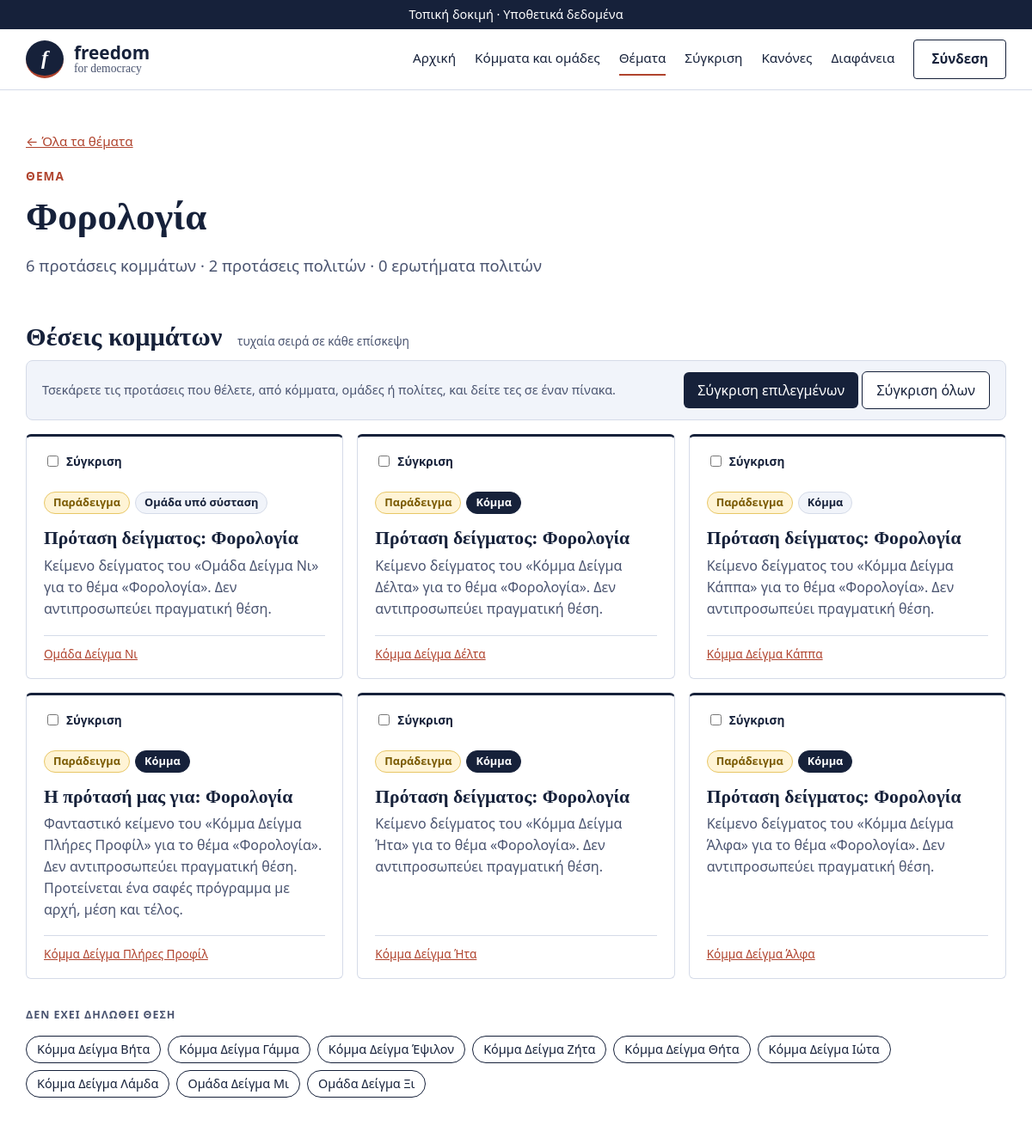
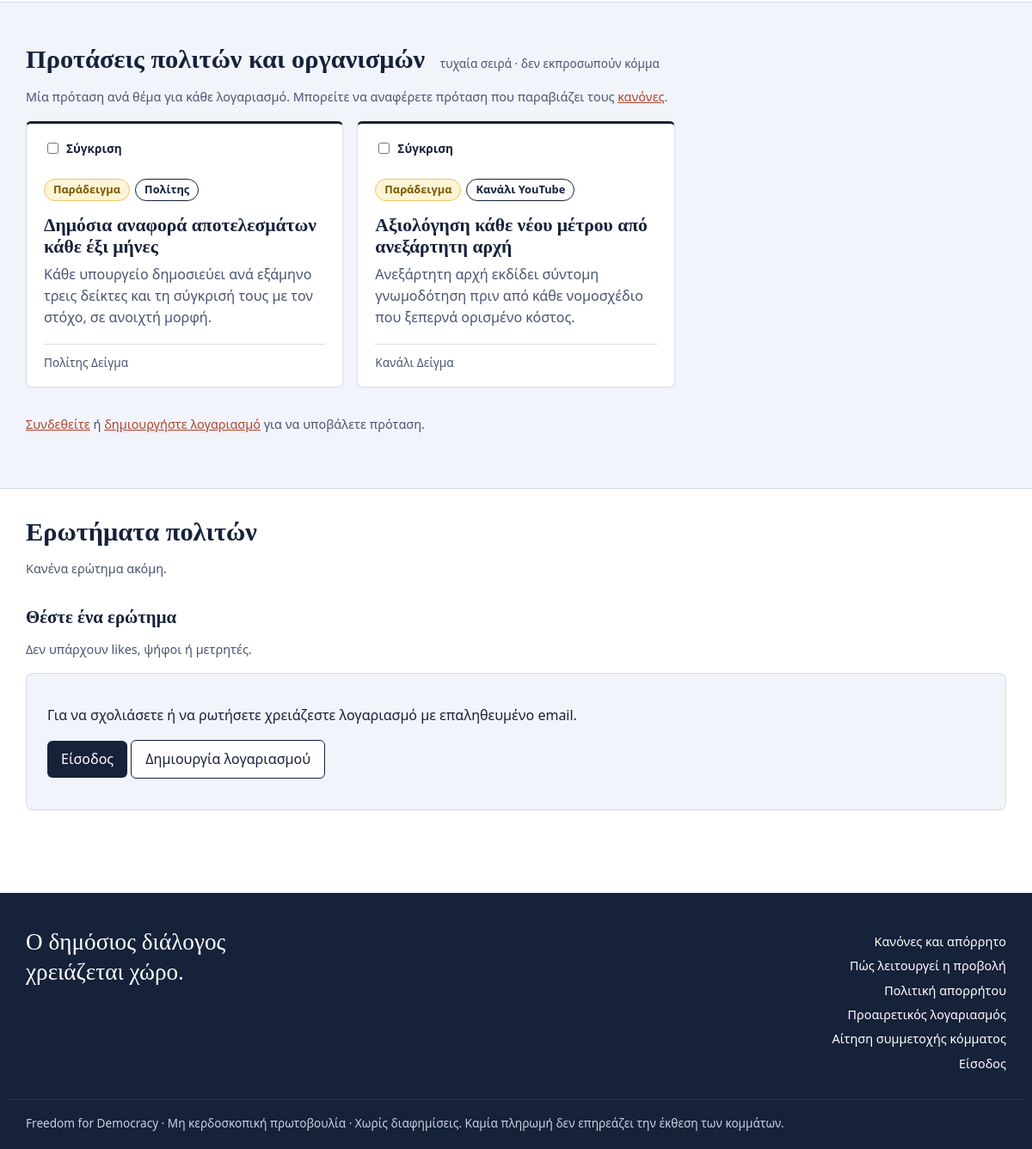
Screenshot of /thema/t1/ with the database file from the repository (2 pictures, top to bottom).
### core/models.py (models this page shows, shortened)
class Topic(models.Model):
    name = models.CharField("Θέμα", max_length=80, unique=True)
    slug = models.CharField(max_length=80, unique=True)
    order = models.PositiveSmallIntegerField(default=0)
    class Meta:
        ordering = ["order", "name"]
        verbose_name = "Θέμα"
        verbose_name_plural = "Θέματα"

class Proposal(models.Model):
    party = models.ForeignKey(Party, on_delete=models.CASCADE, related_name="proposals")
    topic = models.ForeignKey(Topic, on_delete=models.PROTECT, related_name="proposals")
    title = models.CharField("Τίτλος (η δράση σε μία πρόταση)", max_length=200)
    problem = models.TextField("Πρόβλημα (με πηγή ή δεδομένο)", validators=[MaxWords(150)])
    action = models.TextField("Πρόταση (τι αλλάζει και ποιος το υλοποιεί)", validators=[MaxWords(150)])
    legal = models.TextField("Νομικό πλαίσιο", validators=[MaxWords(150)])
    cost = models.TextField("Κόστος και χρηματοδότηση", validators=[MaxWords(150)])
    tradeoffs = models.TextField("Αντισταθμίσματα (ποιος χάνει ή τι θυσιάζεται)", validators=[MaxWords(150)])
    timeline = models.TextField("Χρονοδιάγραμμα", validators=[MaxWords(150)])
    metric = models.TextField("Μέτρο επιτυχίας", validators=[MaxWords(150)])
    source = models.URLField("Πηγή τεκμηρίωσης (σύνδεσμος)", blank=True)
    stance = models.ForeignKey("PrefOption", null=True, blank=True, on_delete=models.SET_NULL, related_name="proposals",
                               verbose_name="Θέση στο ερώτημα του ερωτηματολογίου (προαιρετικά)")
    is_published = models.BooleanField("Δημοσιευμένη", default=True)
    created_at = models.DateTimeField(auto_now_add=True)
    updated_at = models.DateTimeField(auto_now=True)
    class Meta:
        ordering = ["topic__order", "title"]
        verbose_name = "Δομημένη πρόταση"
        verbose_name_plural = "Δομημένες προτάσεις"
    FIELDS = [
        ("problem", "Πρόβλημα"),
        ("action", "Πρόταση"),
        ("legal", "Νομικό πλαίσιο"),
        ("cost", "Κόστος και χρηματοδότηση"),
        ("tradeoffs", "Αντισταθμίσματα"),
        ("timeline", "Χρονοδιάγραμμα"),
        ("metric", "Μέτρο επιτυχίας"),
    ]

class Party(models.Model):
    KIND_PARTY = "party"
    KIND_GROUP = "group"
    KINDS = [(KIND_PARTY, "Κόμμα"), (KIND_GROUP, "Ομάδα υπό σύσταση")]
    TIER_PROGRESS = "in_progress"
    TIER_FULL = "full"
    TIERS = [(TIER_PROGRESS, "Προφίλ σε εξέλιξη"), (TIER_FULL, "Πλήρες προφίλ")]
    name = models.CharField("Επωνυμία", max_length=120, unique=True)
    slug = models.CharField(max_length=140, unique=True, editable=False)
    slogan = models.CharField("Σύνθημα (έως 120 χαρακτήρες)", max_length=120, blank=True)
    kind = models.CharField("Είδος", max_length=10, choices=KINDS, default=KIND_PARTY)
    tier = models.CharField("Βαθμίδα προφίλ", max_length=12, choices=TIERS, default=TIER_PROGRESS)
    founded_year = models.PositiveSmallIntegerField("Έτος ίδρυσης", null=True, blank=True)
    responsible_persons = models.TextField(
        "Υπεύθυνα πρόσωπα (1-3, ένα όνομα ανά γραμμή)",
        help_text="Επαληθευμένα μέσω υπεύθυνης δήλωσης gov.gr.",
    )
    founders = models.TextField("Ιδρυτές", blank=True)
    founders_prior_service = models.BooleanField(
        "Ιδρυτές με προηγούμενη κοινοβουλευτική θητεία", default=False
    )
    funding = models.TextField("Πηγές χρηματοδότησης (δημόσια δήλωση)", blank=True)
    website = models.URLField("Επίσημη ιστοσελίδα", blank=True)
    is_example = models.BooleanField("Παράδειγμα (φανταστικά στοιχεία)", default=False,
                                     help_text="Εμφανίζεται με ετικέτα «Παράδειγμα» σε όλες τις σελίδες.")
    facebook = models.URLField("Facebook", blank=True)
    instagram = models.URLField("Instagram", blank=True)
    x_url = models.URLField("X (Twitter)", blank=True)
    youtube = models.URLField("YouTube", blank=True)
    tiktok = models.URLField("TikTok", blank=True)
    linkedin = models.URLField("LinkedIn", blank=True)
    image = models.ImageField(
        "Φωτογραφία ομάδας ή λογότυπο", upload_to="party_images/", blank=True,
        help_text="JPG, PNG ή WebP, έως 2 MB. Αφαιρούνται αυτόματα τα μεταδεδομένα της φωτογραφίας (π.χ. τοποθεσία).",
    )
    is_published = models.BooleanField("Δημοσιευμένο", default=False)
    graduated = models.BooleanField(
        "Απόφοιτο (εισήλθε στη Βουλή)",
        default=False,
        help_text="Το προφίλ μένει, αλλά το κόμμα βγαίνει από την ισότιμη εναλλαγή.",
    )
    moderation_note = models.TextField(
        "Αιτιολόγηση απόφασης (δημοσιεύεται στο αρχείο αποφάσεων)", blank=True
    )
    created_at = models.DateTimeField(auto_now_add=True)
    class Meta:
        ordering = ["name"]
        verbose_name = "Κόμμα / ομάδα"
        verbose_name_plural = "Κόμματα και ομάδες"
    SOCIALS = [
        ("facebook", "Facebook", ("facebook.com", "fb.com", "fb.me")),
        ("instagram", "Instagram", ("instagram.com",)),
        ("x_url", "X", ("x.com", "twitter.com")),
        ("youtube", "YouTube", ("youtube.com", "youtu.be")),
        ("tiktok", "TikTok", ("tiktok.com",)),
        ("linkedin", "LinkedIn", ("linkedin.com",)),
    ]

class CitizenProposal(models.Model):
    author = models.ForeignKey(CitizenProfile, on_delete=models.CASCADE, related_name="proposals")
    topic = models.ForeignKey(Topic, on_delete=models.PROTECT, related_name="citizen_proposals")
    title = models.CharField("Τίτλος (η δράση σε μία πρόταση)", max_length=200)
    problem = models.TextField("Πρόβλημα (με πηγή ή δεδομένο)", validators=[MaxWords(150)])
    action = models.TextField("Πρόταση (τι αλλάζει και ποιος το υλοποιεί)", validators=[MaxWords(150)])
    legal = models.TextField("Νομικό πλαίσιο", validators=[MaxWords(150)])
    cost = models.TextField("Κόστος και χρηματοδότηση", validators=[MaxWords(150)])
    tradeoffs = models.TextField("Αντισταθμίσματα (ποιος χάνει ή τι θυσιάζεται)", validators=[MaxWords(150)])
    timeline = models.TextField("Χρονοδιάγραμμα", validators=[MaxWords(150)])
    metric = models.TextField("Μέτρο επιτυχίας", validators=[MaxWords(150)])
    source = models.URLField("Πηγή τεκμηρίωσης (σύνδεσμος)")
    created_at = models.DateTimeField(default=timezone.now)
    removed = models.BooleanField("Αφαιρέθηκε", default=False)
    moderation_note = models.TextField("Αιτιολόγηση αφαίρεσης (δημόσια)", blank=True)
    report_count = models.PositiveIntegerField(default=0, editable=False)
    FIELDS = Proposal.FIELDS
    class Meta:
        constraints = [models.UniqueConstraint(fields=["author", "topic"], name="one_citizen_proposal_per_topic")]
        verbose_name = "Πρόταση πολίτη"
        verbose_name_plural = "Προτάσεις πολιτών"

class CitizenProfile(models.Model):
    PERSON, ORG = "person", "organization"
    KINDS = [(PERSON, "Πολίτης"), (ORG, "Κανάλι, εκπομπή ή ομάδα")]
    ORG_TYPES = [
        ("youtube", "Κανάλι YouTube"),
        ("show", "Εκπομπή"),
        ("group", "Ομάδα ή κίνηση"),
        ("other", "Άλλο"),
    ]
    user = models.OneToOneField(settings.AUTH_USER_MODEL, on_delete=models.CASCADE, related_name="citizen")
    display_name = models.CharField("Όνομα που εμφανίζεται δημόσια", max_length=40, unique=True)
    kind = models.CharField("Τύπος λογαριασμού", max_length=12, choices=KINDS, default=PERSON)
    org_type = models.CharField("Είδος", max_length=10, choices=ORG_TYPES, blank=True)
    contact_person = models.CharField("Πρόσωπο επικοινωνίας (δεν δημοσιεύεται)", max_length=120, blank=True)
    is_example = models.BooleanField("Παράδειγμα (φανταστικά στοιχεία)", default=False)
    consent_at = models.DateTimeField(default=timezone.now)
    verified_at = models.DateTimeField(null=True, blank=True)
    created_at = models.DateTimeField(default=timezone.now)
    class Meta:
        verbose_name = "Λογαριασμός πολίτη"
        verbose_name_plural = "Λογαριασμοί πολιτών"
    @property
    def public_label(self):
        if self.kind == self.ORG:
            return self.get_org_type_display() or "Οργανισμός"
        return "Πολίτης"

### core/views.py (the view, shortened to what this page needs)
# urls.py: path("thema/<str:slug>/", views.topic_detail, name="topic"),
def topic_detail(request, slug):
    topic = get_object_or_404(Topic, slug=slug)
    citizen_props = _citizen_proposals(request, topic)
    proposals = list(
        topic.proposals.filter(is_published=True, party__is_published=True).select_related("party")
    )
    random.shuffle(proposals)  # τυχαία σειρά: καμία θέση δεν προβάλλεται συστηματικά
    with_position = {p.party_id for p in proposals}
    missing = sort_by_name([p for p in Party.objects.filter(is_published=True) if p.pk not in with_position])
    questions = topic.questions.filter(removed=False).annotate(n=Count("comments"))
    account = _accounts_mode(request)
    form = QuestionForm(request.POST or None)
    if account:
        _strip_anonymous_fields(form)
    if request.method == "POST" and account:
        blocked = _need_account(request)
        if blocked:
            return blocked
    ctx = {
        "topic": topic,
        "proposals": proposals,
        "missing": missing,
        "questions": questions,
        "citizen_proposals": citizen_props,
        "compare_possible": len(proposals) + len(citizen_props or []) > 1,
        "form": form,
        "captcha_q": captcha.new_challenge(request),
    }
    return render(request, "core/topic.html", ctx)

### core/templates/core/topic.html (shortened to what this page needs)
{% extends "core/base.html" %}
{% block body %}
<section class="wrap pad-top">
  <p class="crumb"><a href="{% url 'topics' %}">← Όλα τα θέματα</a></p>
  <p class="eyebrow">Θέμα</p>
  <h1 class="display-s">{{ topic.name }}</h1>
  <p class="lead">{{ proposals|length }} προτάσεις κομμάτων{% if citizen_proposals is not None %} · {{ citizen_proposals|length }} προτάσεις πολιτών{% endif %} · {{ questions|length }} ερωτήματα πολιτών</p>
</section>
<section class="wrap pad">
  <h2 class="sec">Θέσεις κομμάτων <span class="meta">τυχαία σειρά σε κάθε επίσκεψη</span></h2>
  {% if compare_enabled and compare_possible %}
  <form method="get" action="{% url 'compare' %}" class="cmpbar" id="cmpform">
    <p class="note">Τσεκάρετε τις προτάσεις που θέλετε, από κόμματα, ομάδες ή πολίτες, και δείτε τες σε έναν πίνακα.</p>
    <p><button type="submit">Σύγκριση επιλεγμένων</button> <button type="submit" name="all" value="1" class="btn ghost">Σύγκριση όλων</button></p>
  </form>
  {% endif %}
  <div class="grid">
    {% for p in proposals %}
    <article class="card pcard">
      {% if compare_enabled and compare_possible %}<label class="pick"><input type="checkbox" name="p" value="{{ p.party.slug }}" form="cmpform"> Σύγκριση</label>{% endif %}
      <p>{% if p.party.is_example %}<span class="pill pill-example">Παράδειγμα</span>{% endif %}<span class="pill{% if p.party.tier == 'full' %} pill-teal{% endif %}">{{ p.party.get_kind_display }}</span></p>
      <h3><a href="{% url 'proposal' p.pk %}">{{ p.title }}</a></h3>
      <p class="slogan">{{ p.action|truncatewords:30 }}</p>
      <p class="card-foot"><a href="{% url 'party' p.party.slug %}">{{ p.party.name }}</a></p>
    </article>
    {% empty %}
    <p class="note">Κανένα κόμμα δεν έχει δηλώσει θέση σε αυτό το θέμα ακόμη.</p>
    {% endfor %}
  </div>
  {% if missing %}
  <p class="eyebrow-s">Δεν έχει δηλωθεί θέση</p>
  <ul class="chips">{% for p in missing %}<li><a href="{% url 'party' p.slug %}">{{ p.name }}</a></li>{% endfor %}</ul>
  {% endif %}
</section>
{% if citizen_proposals is not None %}
<section class="band">
  <div class="wrap">
    <h2 class="sec">Προτάσεις πολιτών και οργανισμών <span class="meta">τυχαία σειρά · δεν εκπροσωπούν κόμμα</span></h2>
    <p class="note">Μία πρόταση ανά θέμα για κάθε λογαριασμό. Μπορείτε να αναφέρετε πρόταση που παραβιάζει τους <a href="{% url 'rules' %}">κανόνες</a>.</p>
    <div class="grid">
      {% for cp in citizen_proposals %}
      <article class="card pcard">
        {% if compare_enabled and compare_possible %}<label class="pick"><input type="checkbox" name="c" value="{{ cp.pk }}" form="cmpform"> Σύγκριση</label>{% endif %}
        <p>{% if cp.author.is_example %}<span class="pill pill-example">Παράδειγμα</span>{% endif %}<span class="pill outline">{{ cp.author.public_label }}</span></p>
        <h3><a href="{% url 'citizen_proposal' cp.pk %}">{{ cp.title }}</a></h3>
        <p class="slogan">{{ cp.action|truncatewords:30 }}</p>
        <p class="card-foot"><span>{{ cp.author.display_name }}</span></p>
      </article>
      {% empty %}<p class="note">Καμία πρόταση πολίτη ακόμη.</p>{% endfor %}
    </div>
    {% if citizen.verified %}<p><a class="btn" href="{% url 'citizen_proposal_new' topic.slug %}">Υποβολή πρότασης</a></p>
    {% elif not citizen %}<p class="note"><a href="{% url 'login' %}?next={{ request.path }}">Συνδεθείτε</a> ή <a href="{% url 'citizen_register' %}">δημιουργήστε λογαριασμό</a> για να υποβάλετε πρόταση.</p>{% endif %}
  </div>
</section>
{% endif %}
<section class="wrap pad">
  <h2 class="sec">Ερωτήματα πολιτών</h2>
  {% for q in questions %}
  <article class="card flat qcard">
    <p><a href="{% url 'question' q.pk %}">{{ q.body|truncatewords:30 }}</a></p>
    <p class="note">{{ q.pseudonym }}{% if q.author %} · επαληθευμένο email{% else %} · μη επαληθευμένος χρήστης{% endif %} · {{ q.created_at|date:"d/m/Y" }} · {{ q.n }} σχόλια</p>
  </article>
  {% empty %}
  <p class="note">Κανένα ερώτημα ακόμη.</p>
  {% endfor %}
  <h3 class="sub">Θέστε ένα ερώτημα</h3>
  <p class="note">Δεν υπάρχουν likes, ψήφοι ή μετρητές.</p>
  {% include "core/_comment_form.html" %}
</section>
{% endblock %}

### rows the page displays
Topic: name "Φορολογία"
Proposal: shows "Παράδειγμα", party.kind "Ομάδα υπό σύσταση", title "Πρόταση δείγματος: Φορολογία", action "Κείμενο δείγματος του «Ομάδα Δείγμα Νι» για το θέμα «Φορολογία». Δεν αντιπροσωπεύει πραγματική θέση.", party.name "Ομάδα Δείγμα Νι"
Proposal: shows "Παράδειγμα", party.kind "Κόμμα", title "Πρόταση δείγματος: Φορολογία", action "Κείμενο δείγματος του «Κόμμα Δείγμα Δέλτα» για το θέμα «Φορολογία». Δεν αντιπροσωπεύει πραγματική θέση.", party.name "Κόμμα Δείγμα Δέλτα"
Proposal: shows "Παράδειγμα", party.kind "Κόμμα", title "Πρόταση δείγματος: Φορολογία", action "Κείμενο δείγματος του «Κόμμα Δείγμα Κάππα» για το θέμα «Φορολογία». Δεν αντιπροσωπεύει πραγματική θέση.", party.name "Κόμμα Δείγμα Κάππα"
Proposal: shows "Παράδειγμα", party.kind "Κόμμα", title "Η πρότασή μας για: Φορολογία", action "Φανταστικό κείμενο του «Κόμμα Δείγμα Πλήρες Προφίλ» για το θέμα «Φορολογία». Δεν αντιπροσωπεύει πραγματική θέση. Προτείνεται ένα σαφές πρόγραμμα με αρχή, μέση και τέλος.", party.name "Κόμμα Δείγμα Πλήρες Προφίλ"
Proposal: shows "Παράδειγμα", party.kind "Κόμμα", title "Πρόταση δείγματος: Φορολογία", action "Κείμενο δείγματος του «Κόμμα Δείγμα Ήτα» για το θέμα «Φορολογία». Δεν αντιπροσωπεύει πραγματική θέση.", party.name "Κόμμα Δείγμα Ήτα"
Proposal: shows "Παράδειγμα", party.kind "Κόμμα", title "Πρόταση δείγματος: Φορολογία", action "Κείμενο δείγματος του «Κόμμα Δείγμα Άλφα» για το θέμα «Φορολογία». Δεν αντιπροσωπεύει πραγματική θέση.", party.name "Κόμμα Δείγμα Άλφα"
Party: name "Κόμμα Δείγμα Βήτα"
Party: name "Κόμμα Δείγμα Γάμμα"
Party: name "Κόμμα Δείγμα Έψιλον"
Party: name "Κόμμα Δείγμα Ζήτα"
Party: name "Κόμμα Δείγμα Θήτα"
Party: name "Κόμμα Δείγμα Ιώτα"
Party: name "Κόμμα Δείγμα Λάμδα"
Party: name "Ομάδα Δείγμα Μι"
Party: name "Ομάδα Δείγμα Ξι"
CitizenProposal: shows "Παράδειγμα", author.public_label "Πολίτης", title "Δημόσια αναφορά αποτελεσμάτων κάθε έξι μήνες", action "Κάθε υπουργείο δημοσιεύει ανά εξάμηνο τρεις δείκτες και τη σύγκρισή τους με τον στόχο, σε ανοιχτή μορφή.", author.display_name "Πολίτης Δείγμα"
CitizenProposal: shows "Παράδειγμα", author.public_label "Κανάλι YouTube", title "Αξιολόγηση κάθε νέου μέτρου από ανεξάρτητη αρχή", action "Ανεξάρτητη αρχή εκδίδει σύντομη γνωμοδότηση πριν από κάθε νομοσχέδιο που ξεπερνά ορισμένο κόστος.", author.display_name "Κανάλι Δείγμα"

### other values shown
{{ proposals|length }} "6"
{{ citizen_proposals|length }} "2"
{{ questions|length }} "0"
